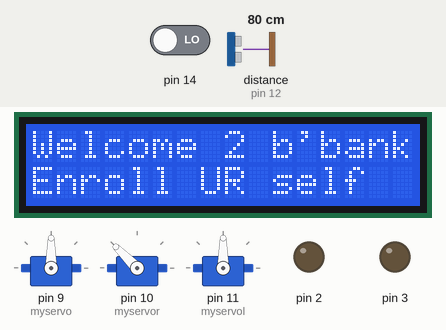
The sketch below on a simulated Arduino Uno, built with avr-gcc and run on an emulated ATmega328P. On the bench: 16×2 character LCD, 3 × servo, output pins drawn as LEDs (lit = HIGH). Wiring (inferred from the names in the program): ultrasonic range finder: trigger pin 13; echo pin 12. Inputs (shaded band) come from the test bench; at power-on: distance to the obstacle (sensor on pin 12) 80 cm, pin 14 LOW. The echo pulse lasts 58.3 µs per cm; pins used as bus, display or sensor lines are not drawn; what the sketch prints to the serial monitor is not drawn.

Above: at 1.2 s.
1.3 s: distance to the obstacle (sensor on pin 12) set to 2 cm
At 5.2 s:
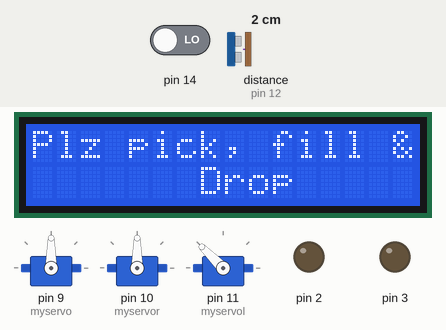
10.6 s: pin 14 driven HIGH
At 15.6 s:
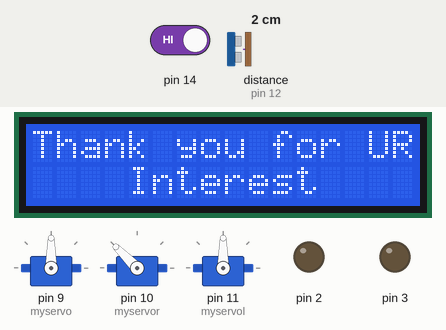
19.9 s: distance to the obstacle (sensor on pin 12) set to 97 cm
30.1 s: distance to the obstacle (sensor on pin 12) set to 106 cm
At 33.4 s:
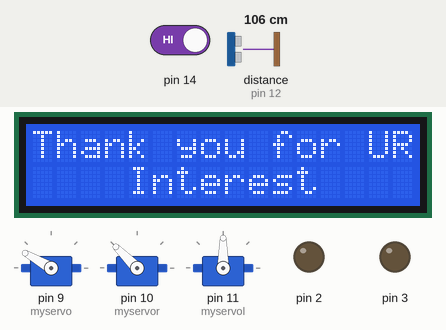
36.1 s: pin 14 driven LOW
At 41.2 s:
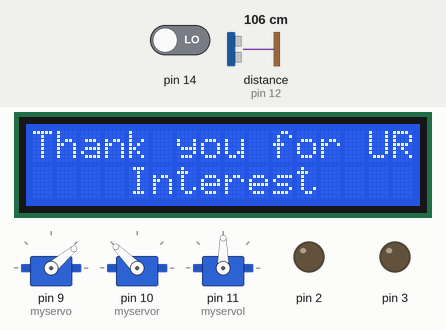
46.2 s: distance to the obstacle (sensor on pin 12) set to 60 cm
At 50.1 s:
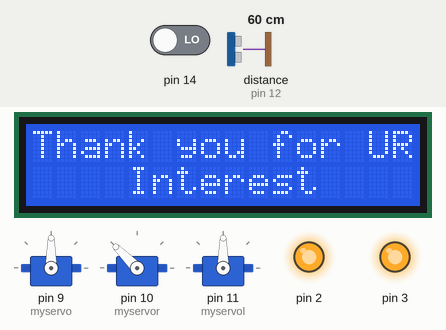
Timing chart, 0 to 51.6 s (numbered marks = the images above; inputs shaded):
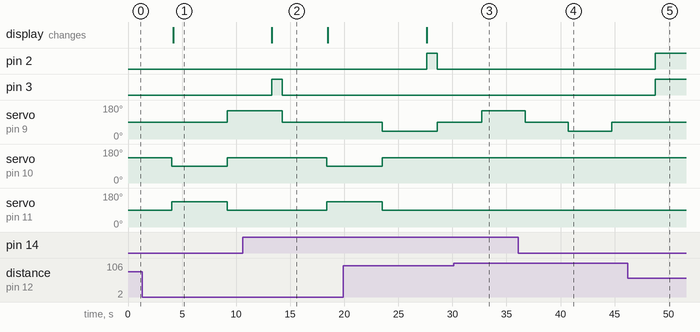

Measured:
- the behaviour switches between 100 and 101 cm on distance to the obstacle (sensor on pin 12) (found by bisection; images 2 and 3)
- after the input at 1.3 s, pin 2, pin 3: stays LOW (without the input it goes to HIGH after 2.8 s); servo on pin 9 (myservo): 90° → 150° after 7.9 s; servo on pin 10 (myservor): 135° → 90° after 2.8 s, → 135° 5.1 s later; servo on pin 11 (myservol): 90° → 135° after 2.8 s, → 90° 5.1 s later; the display: changes after 2.9 s (image 1)
- after the input at 10.6 s, the display: changes after 2.7 s (image 2)
- after the input at 30.1 s, pin 2, pin 3: stays LOW (without the input it goes to HIGH after 2.6 s); servo on pin 9 (myservo): 90° → 150° after 2.6 s
- after the input at 36.1 s, servo on pin 9 (myservo): 150° → 90° after 0.63 s instead of 6.7 s
- after the input at 46.2 s, pin 2, pin 3: LOW → HIGH after 2.5 s; servo on pin 9 (myservo): stays 90° (without the input it goes to 150° after 2.5 s)
- what the display in image 2 shows lasts 5.2 s, from 13.3 s to 18.5 s

The sketch:

robot_test.ino
```cpp
#include <Servo.h>
// include the library code:
#include <LiquidCrystal.h>

// initialize the library with the numbers of the interface pins
LiquidCrystal lcd(15, 16, 4, 5, 6, 7);

Servo myservo;  // create servo object to control a servo
Servo myservor;  // create servo object to control a servo
Servo myservol;
                // a maximum of eight servo objects can be created
int pos = 0;    // variable to store the servo position

#define trigPin 13
#define echoPin 12
int buttonState = LOW;
int flag = 0;
int dir;
char data = 'S';
int cm;
int ir=0;
int count = 0;
int deg[] = {90, 150, 90, 40};
void setup() {
  Serial.begin (9600);
  pinMode(trigPin, OUTPUT);
  pinMode(echoPin, INPUT);
    // set up the LCD's number of columns and rows:
  lcd.begin(16, 2);
  // Print a message to the LCD.
  lcd.setCursor(0, 0);
  lcd.print("Welcome 2 b'bank");
  lcd.setCursor(0, 1);
  lcd.print("Enroll UR self");
  pinMode(10, INPUT);
  pinMode(11, INPUT);
  pinMode(2, OUTPUT);
  pinMode(3, OUTPUT);
  pinMode(4, OUTPUT);
  pinMode(5, OUTPUT);
  pinMode(6, OUTPUT);
  pinMode(7, OUTPUT);
  digitalWrite(2, HIGH);
  digitalWrite(7, HIGH);
  myservo.attach(9);  // attaches the servo on pin 9 to the servo object
  myservor.attach(10);  // attaches the servo on pin 10 to the servo object
  myservol.attach(11);  // attaches the servo on pin 11 to the servo object
  myservo.write(90);
  myservor.write(135);
  myservol.write(90);
  stop();
}

void loop()
{


for(int i=0; i<4; i++)
{
  if(flag == 0)
    pos = deg[i];
    Serial.println(pos);
    myservo.write(pos);
    delay(4000);
    cm = distance_sensor();
    Serial.println(cm);

if(pos == 90)
{
  sendsms();
    Serial.println("test");
    if( cm < 100)
    {
      //forward();
      if( cm <40 )
      {
        myservor.write(90);
        myservol.write(135);
        flag = 0;
            //delay(1000);
        delay(100);
        // clear the screen
        lcd.clear();
        lcd.setCursor(0, 0);
        lcd.print("Plz pick, fill &");
        lcd.setCursor(7, 1);
        lcd.print("Drop");
        stop();
        delay(5000);
        myservor.write(135);
        myservol.write(90);
      }
      else
      {
        forward();
        flag = 1;
      }
    }
}
else if(pos == 150)
{
  sendsms();
  if( cm < 100)
  {
    right();
    Serial.println("right");
    delay(1000);
    stop();
    myservo.write(90);
  }
}
else if(pos == 40)
{
  sendsms();
  if(cm < 100)
  {
    left();
    Serial.println("left");
    delay(1000);
    stop();
    myservo.write(90);
  }
}
else
{
  Serial.println("stop");
}

}

}

int distance_sensor()
{
    long duration, distance;
  digitalWrite(trigPin, LOW);  // Added this line
  delayMicroseconds(2); // Added this line
  digitalWrite(trigPin, HIGH);
//  delayMicroseconds(1000); - Removed this line
  delayMicroseconds(10); // Added this line
  digitalWrite(trigPin, LOW);
  duration = pulseIn(echoPin, HIGH);
  distance = (duration/2) / 29.1;
  //Serial.println(distance);
  return distance;
}
void left()
{
  digitalWrite(2, HIGH);
  digitalWrite(3, LOW);

}
void right()
{
  digitalWrite(2, LOW);
  digitalWrite(3, HIGH);
}
void forward()
{
  digitalWrite(2, HIGH);
  digitalWrite(3, HIGH);
}
void stop()
{
  digitalWrite(2, LOW);
  digitalWrite(3, LOW);
}
void sendsms()
{
  int ir = digitalRead(14);
  if( ir == HIGH)
  {
    //delay(1000);
    delay(100);
    // clear the screen
    lcd.clear();
    lcd.setCursor(0, 0);
    lcd.print("Thank you for UR");
    lcd.setCursor(4, 1);
    lcd.print("Interest");
    count = count + 1;
    Serial.println(count);
    if(count == 5)
    {
      Serial.println("AT");
      delay(2000);
      Serial.println("AT+CMGF=1");
      delay(2000);
      Serial.println("AT+CMGS=\"9739060176\"");
      delay(2000);
      Serial.println(" drop box is full ");
      Serial.write(26);
      count = 0;
    }
   }

}
```
